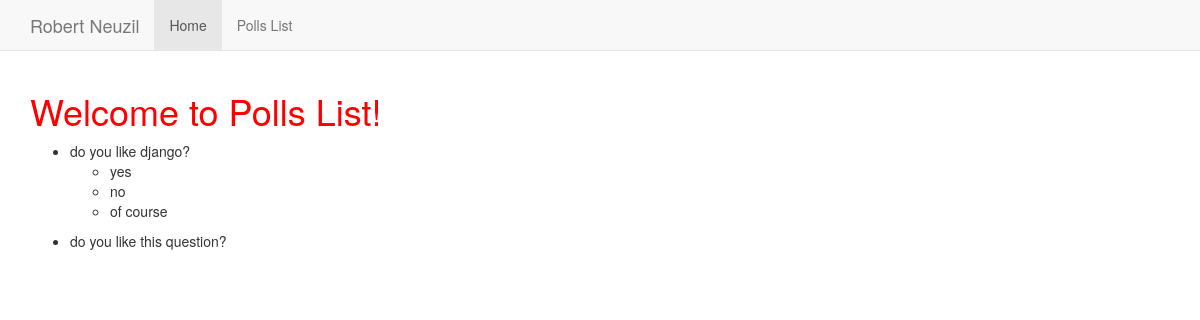
The page /polls/list/ on the database as committed earlier.
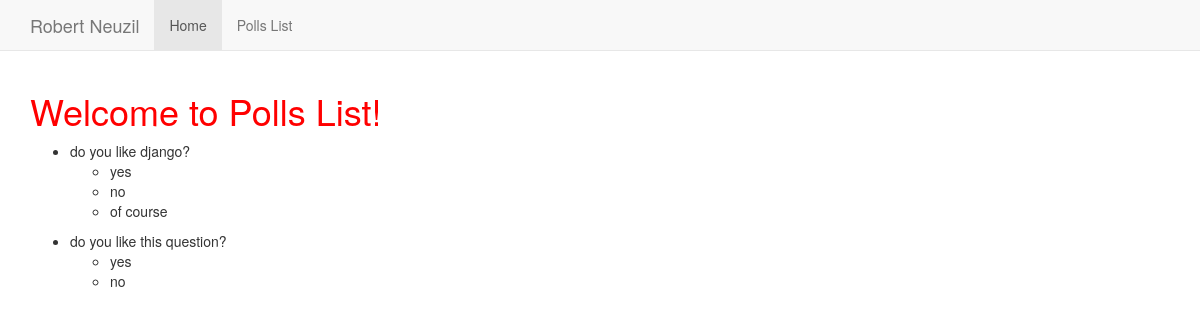
The same page on the database as committed later.
### polls/models.py (models this page shows)
class Poll(models.Model):
	text = models.CharField(max_length=255)
	pub_date = models.DateField()
	def __str__(self):
		return f'{self.text}'

class Choice(models.Model):
	question = models.ForeignKey(Poll, on_delete = models.CASCADE)
	choice_text = models.CharField(max_length=255)
	votes = models.IntegerField(default=0)
	def __str__(self):
		return f'{self.choice_text}'

### polls/views.py (the view)
# urls.py: path('list/', views.polls_list, name='list'),
def polls_list(request):
	polls = Poll.objects.all()
	context = {
	'polls': polls
	}
	return render(request, 'polls/polls_list.html', context)

### polls/templates/polls/polls_list.html (shortened to what this page needs)
{% extends 'base.html' %}
{% block content %}
<div class="container">
	<h1>
		Welcome to Polls List!
	</h1>
{% for x in polls %}
 <ul>
 	<li>
 	{{ x }}
 	</li>
 	<ul>
 	{% for choice in x.choice_set.all %}
 	<li>
 	{{ choice }}
 	</li>
 	{% endfor %}
 	</ul>
 </ul>
{% endfor %}
{% endblock %}

Rows that differ between the two databases and show on the page:
added Choice: choice_text "yes", shown under Poll "do you like this question?"
added Choice: choice_text "no", shown under Poll "do you like this question?"
